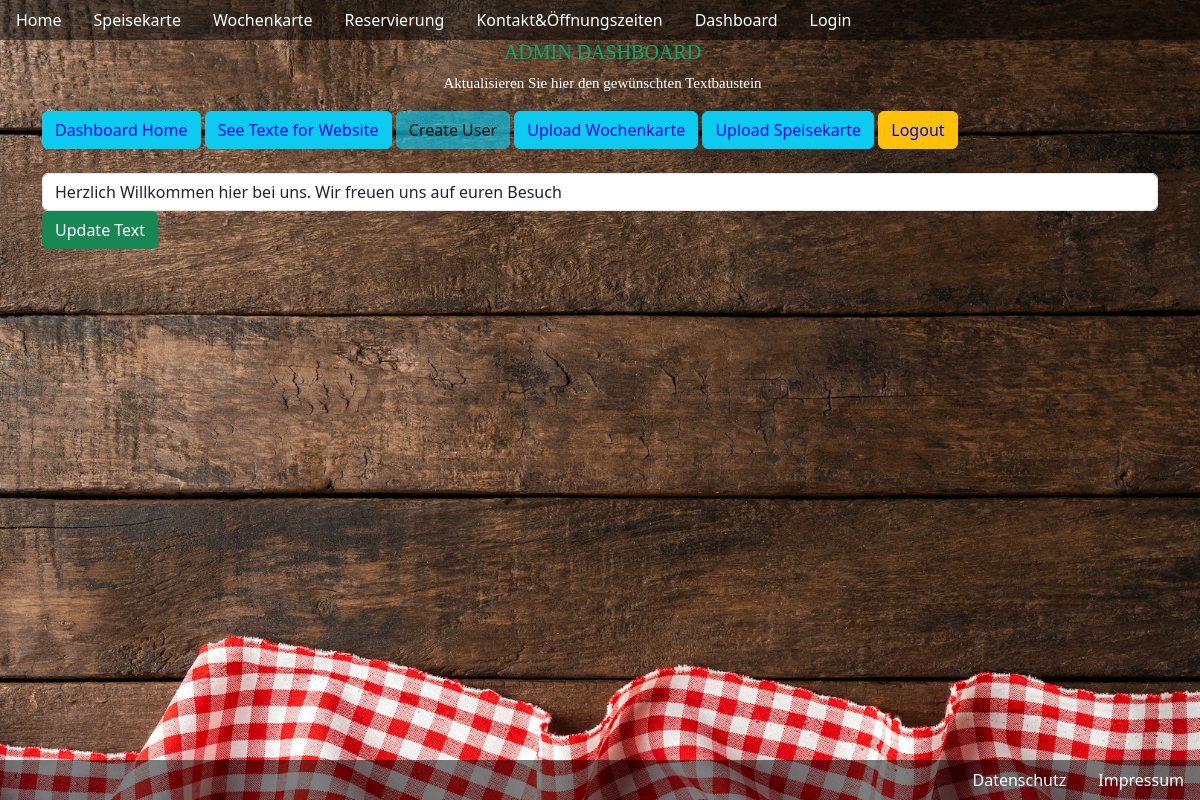
/update_text.php?id=2, run on the app's committed database.
### tables this page shows
CREATE TABLE `standardtexte` (
  `stexte_id` int(11) NOT NULL,
  `stext` varchar(2000) DEFAULT NULL,
  `fk_textart` int(11) NOT NULL
);

### update_text.php (the view, shortened to what this page needs)
<?php
require "includes/db_connect.php";
    $id = $_GET["id"];
    $sql = "select * from standardtexte where stexte_id = $id";
    $sqlupdatetext="SELECT standardtexte.stext, text_art.textart FROM standardtexte INNER JOIN text_art ON standardtexte.fk_textart = text_art.art_id where art_id=10";
    $resultupdate = mysqli_query ($connect, $sqlupdatetext);
    $row1=mysqli_fetch_assoc($resultupdate);
    $admin_updatetext = $row1["stext"];
$result = mysqli_query($connect, $sql);
if (mysqli_num_rows($result) == 1) {
    $data = mysqli_fetch_assoc($result);
    $text = $data['stext'];
}
?>
<!DOCTYPE html>
<html lang="en">
<head>
    <link rel="stylesheet" href="includes/css/beisl23.css">
    <link rel="stylesheet" href="includes/css/bootstrap.css">
</head>
<body>
<nav class="nav nav-pills flex-column flex-sm-row opacity_dark50">
<ul class="nav nav-pills">
  <li class="nav-item">
    <a class="nav-link text-white" aria-current="page" href="index.php">Home</a>
  </li>
  <li class="nav-item">
    <a class="nav-link text-white" href="speisekarte.php">Speisekarte</a>
  </li>
  <li class="nav-item">
    <a class="nav-link text-white" href="wochenkarte.php">Wochenkarte</a>
  </li>
  <li class="nav-item">
    <a class="nav-link text-white" href="reservierung.php">Reservierung</a>
  </li>
  <li class="nav-item">
    <a class="nav-link text-white" href="kontakt.php">Kontakt&Öffnungszeiten</a>
  </li>
  <li class="nav-item">
    <a class="nav-link text-white" href="dashboard.php" tabindex="-1" aria-disabled="true">Dashboard</a>
  </li>
  <li class="nav-item">
    <a class="nav-link text-white" href="login.php" tabindex="-1" aria-disabled="true">Login</a>
  </li>
</ul>
</nav>
<div class="container">
                <h1 class="title_hours textcenter">ADMIN DASHBOARD</h1>
                <p class="hours textcenter"> <?php echo $admin_updatetext ?></p>
                <a href='dashboard.php' class='btn btn-info'>Dashboard Home</a>
                <a href='texte.php' class='btn btn-info'>See Texte for Website</a>
                <a href='createuser.php' class='btn btn-info disabled'>Create User</a>
                <a href='update_wochenkarte.php'  class='btn btn-info'>Upload Wochenkarte</a>
                <a href='update_speisekarte.php'  class='btn btn-info'>Upload Speisekarte</a>
                <a href='logout.php?logout' class='btn btn-warning'>Logout</a>
                <br>
  </div>
    <br>
    <div class="container" class="form-group">
        <form method="POST" enctype="multipart/form-data">
            <input type="text" placeholder="text" class="form-control" name="stext" value="<?= $text ?>">
            <input type="submit" name="submit" value="Update Text" class="btn btn-success">
        </form>
    </div>
<div class="nav nav-pills flex-column  d-flex opacity_dark50 fixed-bottom">
        <ul class="nav nav-pills justify-content-end d-flex">
          <li class="nav-item">
            <a class="nav-link text-white" aria-current="datenschutz.php" href="datenschutz.php">Datenschutz</a>
          </li>
          <li class="nav-item">
            <a class="nav-link text-white" href="impressum.php">Impressum</a>
          </li>
      </ul>
</div>
>
</body>
</html>

### includes/css/beisl23.css (style rules this page uses)
.title_hours { color:#04AA6D; }
body { background: url('../../media/pics/beisl_start.jpeg') no-repeat center fixed; -webkit-background-size:cover; -moz-background-size:cover; background-size:100% 100%; -o-background-size: cover; }
.hours { color:white; font-size:15px; padding-left:5px; font-family:batang; }
.title_hours { color:#04AA6D; font-size:20px; padding-left:5px; font-family:batang; }
.opacity_dark50 { background-color: rgba(0, 0, 0, 0.5); }
.textcenter { text-align:center; }
a { color:white; }
a:link { color:blue; }

### data on the page
standardtexte: stext "Aktualisieren Sie hier den gewünschten Textbaustein"
standardtexte: stext "Herzlich Willkommen hier bei uns. Wir freuen uns auf euren Besuch"
